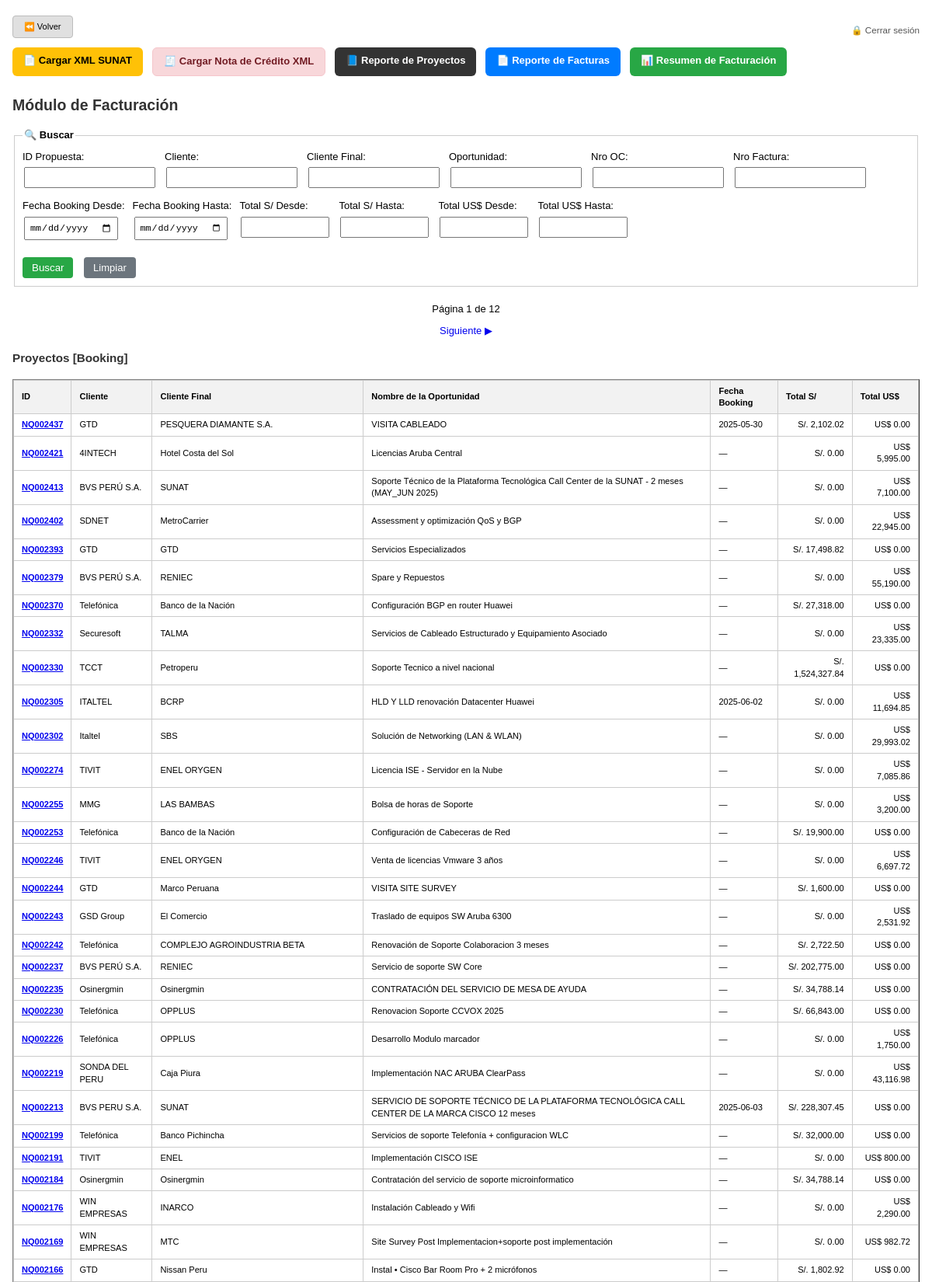
The page /facturacion (signed in, upper part) on the database its author committed.
### tables this page shows
CREATE TABLE propuestas (
    id TEXT PRIMARY KEY,
    nro_antiguo TEXT,
    fecha_solicitud DATE,
    fecha_actualizacion DATE,
    cliente TEXT,
    cliente_final TEXT,
    nombre_oportunidad TEXT,
    account_manager TEXT,
    contacto_cliente TEXT,
    preventa_asignado TEXT,
    probabilidad_cierre REAL,
    status TEXT,
    cierre_soles REAL,
    cierre_dolares REAL,
    comentarios TEXT
);

### app.py (the view, shortened to what this page needs)
@app.route('/facturacion')
def facturacion_index():
    filtros = request.args.to_dict()
    pagina = int(request.args.get("pagina", 1))
    filas_por_pagina = 50
    offset = (pagina - 1) * filas_por_pagina
    ordenes, facturas = facturacion_service.obtener_todo_facturacion()
    print("🔍 Total ordenes de compra recibidas:", len(ordenes))
    for oc in ordenes[:5]:
        print(f"🧾 OC ID: {oc['id_oc']} | Propuesta: {oc['id_propuesta']} | Monto: {oc['monto_oc']} {oc['moneda']}")
    propuestas_completas = leer_propuestas(
        filtros={"status": "Booking"},
        pagina=1,
        filas_por_pagina=10000  # trae todas
    )
    from services.propuesta_service import leer_logs_propuesta
    from datetime import datetime
    logs_por_propuesta = {p.id: leer_logs_propuesta(p.id) for p in propuestas_completas}
    for p in propuestas_completas:
        fecha_booking = ""
        for log in logs_por_propuesta.get(p.id, []):
            if log["campo"] == "status" and log["valor_nuevo"].strip().lower() == "booking":
                fecha_booking = log["fecha"][:10]  # YYYY-MM-DD
                break
        p.fecha_booking = fecha_booking if fecha_booking else None
        ocs = [oc for oc in ordenes if oc["id_propuesta"] == p.id]
        p.total_soles = sum(float(oc["monto_oc"]) for oc in ocs if oc["moneda"] == "S/")
        p.total_dolares = sum(float(oc["monto_oc"]) for oc in ocs if oc["moneda"] == "US$")
    propuestas_filtradas = propuestas_completas
    if filtros.get("nro_oc"):
        nro_oc = filtros["nro_oc"].lower()
        oc_encontradas = [oc for oc in ordenes if nro_oc in oc["nro_oc"].lower()]
        ids_propuesta_oc = set(oc["id_propuesta"] for oc in oc_encontradas)
        propuestas_filtradas = [p for p in propuestas_filtradas if p.id in ids_propuesta_oc]
        ordenes = oc_encontradas
    if filtros.get("id_propuesta"):
        propuestas_filtradas = [p for p in propuestas_filtradas if filtros["id_propuesta"].lower() in p.id.lower()]
    if filtros.get("cliente"):
        propuestas_filtradas = [p for p in propuestas_filtradas if filtros["cliente"].lower() in p.cliente.lower()]
    if filtros.get("cliente_final"):
        propuestas_filtradas = [p for p in propuestas_filtradas if filtros["cliente_final"].lower() in p.cliente_final.lower()]
    if filtros.get("nombre_oportunidad"):
        propuestas_filtradas = [p for p in propuestas_filtradas if filtros["nombre_oportunidad"].lower() in p.nombre_oportunidad.lower()]
    if filtros.get("fecha_booking_desde"):
        propuestas_filtradas = [
            p for p in propuestas_filtradas
            if p.fecha_booking and p.fecha_booking >= filtros["fecha_booking_desde"]
        ]
    if filtros.get("fecha_booking_hasta"):
        propuestas_filtradas = [
            p for p in propuestas_filtradas
            if p.fecha_booking and p.fecha_booking <= filtros["fecha_booking_hasta"]
        ]
    if filtros.get("min_soles"):
        propuestas_filtradas = [p for p in propuestas_filtradas if (p.total_soles or 0) >= float(filtros["min_soles"])]
    if filtros.get("max_soles"):
        propuestas_filtradas = [p for p in propuestas_filtradas if (p.total_soles or 0) <= float(filtros["max_soles"])]
    if filtros.get("min_dolares"):
        propuestas_filtradas = [p for p in propuestas_filtradas if (p.total_dolares or 0) >= float(filtros["min_dolares"])]
    if filtros.get("max_dolares"):
        propuestas_filtradas = [p for p in propuestas_filtradas if (p.total_dolares or 0) <= float(filtros["max_dolares"])]
    sort_key = filtros.get("sort")
    sort_order = filtros.get("order", "asc")
    total_propuestas = len(propuestas_filtradas)
    propuestas_paginadas = propuestas_filtradas[offset:offset + filas_por_pagina]
    filtros_sin_pagina = {k: v for k, v in filtros.items() if k != "pagina"}
    query_string_base = urlencode(filtros_sin_pagina)
    return render_template(
        'facturacion/facturacion_index.html',
        ordenes=ordenes,
        facturas=facturas,
        propuestas=propuestas_paginadas,
        pagina_actual=pagina,
        total_paginas=(total_propuestas + filas_por_pagina - 1) // filas_por_pagina,
        mostrar_volver=True,
        query_string_base=query_string_base
    )
    print(">> FILTROS ACTIVOS:", filtros)
    print(">> Ejemplo propuesta:",
          propuestas_filtradas[0].__dict__ if propuestas_filtradas else "ninguna propuesta pasa")

### app.py (called while the page is built)
@app.before_request
def verificar_acceso():
    rutas_publicas = ["/login", "/static", "/favicon.ico"]
    if not session.get("usuario_id"):
        if not any(request.path.startswith(r) for r in rutas_publicas):
            return redirect(url_for('login'))

### services/facturacion_service.py (called while the page is built)
def obtener_todo_facturacion():
    conn = get_db_connection()
    cursor = conn.cursor()
    cursor.execute("SELECT * FROM ordenes_compra")
    ordenes = cursor.fetchall()
    cursor.execute("SELECT * FROM facturas")
    facturas = cursor.fetchall()
    conn.close()
    return ordenes, facturas

### services/propuesta_service.py (called while the page is built)
def leer_logs_propuesta(id_propuesta):
    conn = get_db_connection()
    cursor = conn.cursor()
    cursor.execute("""
        SELECT campo, valor_anterior, valor_nuevo, usuario, fecha
        FROM logs_propuesta
        WHERE id_propuesta = ?
        ORDER BY fecha DESC
    """, (id_propuesta,))
    logs = cursor.fetchall()
    conn.close()
    return logs

### utils/db_connection.py (called while the page is built)
def get_db_connection():
    base_dir = os.path.dirname(os.path.abspath(__file__))
    db_path = os.path.join(base_dir, '..', 'database', 'crm_database.db')
    conn = sqlite3.connect(db_path)
    conn.row_factory = sqlite3.Row  # ✅ Esto permite acceder a las columnas por nombre
    conn.execute("PRAGMA foreign_keys = ON")  # ✅ Activar claves foráneas
    return conn

### templates/facturacion/facturacion_index.html (shortened to what this page needs)
{% extends 'base.html' %}
{% block content %}
<div style="display: flex; gap: 12px; margin-bottom: 24px;">
  <a href="{{ url_for('importar_factura_xml') }}"
     style="padding: 8px 14px; background-color: #ffc107; color: black; text-decoration: none; border-radius: 6px; font-weight: bold;">
    📄 Cargar XML SUNAT
  </a>
  <a href="{{ url_for('importar_nc_xml') }}"
     style="padding: 8px 14px; background-color: #f8d7da; color: #721c24; text-decoration: none; border-radius: 6px; font-weight: bold; border: 1px solid #f5c6cb;">
    🧾 Cargar Nota de Crédito XML
  </a>
  <a href="{{ url_for('facturacion_reporte_proyectos') }}"
     style="padding: 8px 14px; background-color: #333333; color: white; text-decoration: none; border-radius: 6px; font-weight: bold;">
    📘 Reporte de Proyectos
  </a>
  <a href="{{ url_for('facturacion_reporte_facturas') }}"
     style="padding: 8px 14px; background-color: #007bff; color: white; text-decoration: none; border-radius: 6px; font-weight: bold;">
    📄 Reporte de Facturas
  </a>
  <a href="{{ url_for('facturacion_resumen') }}"
     style="padding: 8px 14px; background-color: #28a745; color: white; text-decoration: none; border-radius: 6px; font-weight: bold;">
    📊 Resumen de Facturación
  </a>
</div>
<h2>Módulo de Facturación</h2>
<form method="GET" action="{{ url_for('facturacion_index') }}" style="margin-bottom: 20px;">
  <fieldset style="border: 1px solid #ccc; padding: 10px;">
    <legend><strong>🔍 Buscar</strong></legend>
    <div style="display: flex; flex-wrap: wrap; gap: 10px; max-width: 100%; align-items: flex-start;">
      <label>ID Propuesta:<br>
        <input type="text" name="id_propuesta" value="{{ request.args.get('id_propuesta', '') }}">
      </label>
      <label>Cliente:<br>
        <input type="text" name="cliente" value="{{ request.args.get('cliente', '') }}">
      </label>
      <label>Cliente Final:<br>
        <input type="text" name="cliente_final" value="{{ request.args.get('cliente_final', '') }}">
      </label>
      <label>Oportunidad:<br>
        <input type="text" name="nombre_oportunidad" value="{{ request.args.get('nombre_oportunidad', '') }}">
      </label>
      <label>Nro OC:<br>
        <input type="text" name="nro_oc" value="{{ request.args.get('nro_oc', '') }}">
      </label>
      <label>Nro Factura:<br>
        <input type="text" name="nro_factura" value="{{ request.args.get('nro_factura', '') }}">
      </label>
      <label>Fecha Booking Desde:<br>
        <input type="date" name="fecha_booking_desde" value="{{ request.args.get('fecha_booking_desde', '') }}">
      </label>
      <label>Fecha Booking Hasta:<br>
        <input type="date" name="fecha_booking_hasta" value="{{ request.args.get('fecha_booking_hasta', '') }}">
      </label>
      <label>Total S/ Desde:<br>
        <input type="number" step="0.01" name="min_soles" style="width: 100px;" value="{{ request.args.get('min_soles', '') }}">
      </label>
      <label>Total S/ Hasta:<br>
        <input type="number" step="0.01" name="max_soles" style="width: 100px;" value="{{ request.args.get('max_soles', '') }}">
      </label>
      <label>Total US$ Desde:<br>
        <input type="number" step="0.01" name="min_dolares" style="width: 100px;" value="{{ request.args.get('min_dolares', '') }}">
      </label>
      <label>Total US$ Hasta:<br>
        <input type="number" step="0.01" name="max_dolares" style="width: 100px;" value="{{ request.args.get('max_dolares', '') }}">
      </label>
    </div>
    <br>
    <button type="submit" style="background-color: #28a745; color: white; border: none; padding: 6px 12px; border-radius: 4px; cursor: pointer;">
      Buscar
    </button>
    <a href="{{ url_for('facturacion_index') }}" style="margin-left: 10px; padding: 6px 12px; background-color: #6c757d; color: white; text-decoration: none; border-radius: 4px;">Limpiar</a>
  </fieldset>
</form>
<div style="margin-top: 20px; text-align: center;">
  Página {{ pagina_actual }} de {{ total_paginas }}
  <div style="margin-top: 10px;">
    {% if pagina_actual < total_paginas %}
      <a href="{{ url_for('facturacion_index') }}?{{ query_string_base }}&pagina={{ pagina_actual + 1 }}"
         style="text-decoration: none;">Siguiente ▶</a>
    {% endif %}
  </div>
</div>
<h3>Proyectos [Booking]</h3>
{% if propuestas %}
  <table border="1" cellpadding="5">
    {% set base_url = request.path %}
    {% set current_sort = request.args.get('sort', '') %}
    {% set current_order = request.args.get('order', 'asc') %}
    {% set filtered_query = request.query_string.decode('utf-8') %}
    {% set filtered_query = filtered_query | replace('sort=' ~ current_sort, '') | replace('order=' ~ current_order, '') %}
    {% set filtered_query = filtered_query | replace('&&', '&') | replace('?&', '?') %}
    <thead>
      <tr>
        {% for col, label in [
          ('id', 'ID'),
          ('cliente', 'Cliente'),
          ('cliente_final', 'Cliente Final'),
          ('nombre_oportunidad', 'Nombre de la Oportunidad'),
          ('fecha_booking', 'Fecha Booking'),
          ('total_soles', 'Total S/'),
          ('total_dolares', 'Total US$')
        ] %}
        <th>
          <a href="{{ base_url }}?{{ filtered_query | urlencode }}&sort={{ col }}&order={{ 'asc' if current_sort != col or current_order == 'desc' else 'desc' }}"
             style="text-decoration: none; color: inherit;">
            {{ label }}
          </a>
        </th>
        {% endfor %}
      </tr>
    </thead>
    <tbody>
      {% for p in propuestas %}
      <tr>
        <td>
          <a href="javascript:void(0);" onclick="toggleDetalles('{{ p.id }}')">
            <strong>{{ p.id }}</strong>
          </a>
        </td>
        <td>{{ p.cliente }}</td>
        <td>{{ p.cliente_final }}</td>
        <td>{{ p.nombre_oportunidad }}</td>
        <td>{{ p.fecha_booking or "—" }}</td>
        <td style="text-align: right;">S/. {{ "{:,.2f}".format(p.total_soles or 0) }}</td>
        <td style="text-align: right;">US$ {{ "{:,.2f}".format(p.total_dolares or 0) }}</td>
      </tr>
      {% endfor %}
    </tbody>
  </table>
{% else %}
  <p>No hay propuestas con status Booking.</p>
{% endif %}
{% endblock %}

### templates/base.html (style rules this page uses)
html { font-size: 13px; }
body { font-family: Arial, sans-serif; margin: 16px; line-height: 1.4; }
h1, h2, h3 { color: #333; margin-bottom: 16px; }
table { border-collapse: collapse; width: 100%; max-width: 100%; overflow-x: auto; display: block; }
th, td { padding: 6px 10px; border: 1px solid #ccc; text-align: left; font-size: 0.85rem; }
th { background-color: #f2f2f2; }
input[type="text"], input[type="date"], input[type="number"], select { padding: 5px; margin: 4px 2px; font-size: 0.9rem; max-width: 100%; }

### rows shown on the page
propuestas: id "NQ002437", cliente "GTD", cliente_final "PESQUERA DIAMANTE S.A.", nombre_oportunidad "VISITA CABLEADO", fecha_booking "2025-05-30", total_soles "2,102.02", total_dolares "0.00"
propuestas: id "NQ002421", cliente "4INTECH", cliente_final "Hotel Costa del Sol", nombre_oportunidad "Licencias Aruba Central", fecha_booking "—", total_soles "0.00", total_dolares "5,995.00"
propuestas: id "NQ002413", cliente "BVS PERÚ S.A.", cliente_final "SUNAT", nombre_oportunidad "Soporte Técnico de la Plataforma Tecnológica Call Center de la SUNAT - 2 meses (MAY_JUN 2025)", fecha_booking "—", total_soles "0.00", total_dolares "7,100.00"
propuestas: id "NQ002402", cliente "SDNET", cliente_final "MetroCarrier", nombre_oportunidad "Assessment y optimización QoS y BGP", fecha_booking "—", total_soles "0.00", total_dolares "22,945.00"
propuestas: id "NQ002393", cliente "GTD", cliente_final "GTD", nombre_oportunidad "Servicios Especializados", fecha_booking "—", total_soles "17,498.82", total_dolares "0.00"
propuestas: id "NQ002379", cliente "BVS PERÚ S.A.", cliente_final "RENIEC", nombre_oportunidad "Spare y Repuestos", fecha_booking "—", total_soles "0.00", total_dolares "55,190.00"
propuestas: id "NQ002370", cliente "Telefónica", cliente_final "Banco de la Nación", nombre_oportunidad "Configuración BGP en router Huawei", fecha_booking "—", total_soles "27,318.00", total_dolares "0.00"
propuestas: id "NQ002332", cliente "Securesoft", cliente_final "TALMA", nombre_oportunidad "Servicios de Cableado Estructurado y Equipamiento Asociado", fecha_booking "—", total_soles "0.00", total_dolares "23,335.00"
propuestas: id "NQ002330", cliente "TCCT", cliente_final "Petroperu", nombre_oportunidad "Soporte Tecnico a nivel nacional", fecha_booking "—", total_soles "1,524,327.84", total_dolares "0.00"
propuestas: id "NQ002305", cliente "ITALTEL", cliente_final "BCRP", nombre_oportunidad "HLD Y LLD renovación Datacenter Huawei", fecha_booking "2025-06-02", total_soles "0.00", total_dolares "11,694.85"
propuestas: id "NQ002302", cliente "Italtel", cliente_final "SBS", nombre_oportunidad "Solución de Networking (LAN & WLAN)", fecha_booking "—", total_soles "0.00", total_dolares "29,993.02"
propuestas: id "NQ002274", cliente "TIVIT", cliente_final "ENEL ORYGEN", nombre_oportunidad "Licencia ISE - Servidor en la Nube", fecha_booking "—", total_soles "0.00", total_dolares "7,085.86"
propuestas: id "NQ002255", cliente "MMG", cliente_final "LAS BAMBAS", nombre_oportunidad "Bolsa de horas de Soporte", fecha_booking "—", total_soles "0.00", total_dolares "3,200.00"
propuestas: id "NQ002253", cliente "Telefónica", cliente_final "Banco de la Nación", nombre_oportunidad "Configuración de Cabeceras de Red", fecha_booking "—", total_soles "19,900.00", total_dolares "0.00"
propuestas: id "NQ002246", cliente "TIVIT", cliente_final "ENEL ORYGEN", nombre_oportunidad "Venta de licencias Vmware 3 años", fecha_booking "—", total_soles "0.00", total_dolares "6,697.72"
propuestas: id "NQ002244", cliente "GTD", cliente_final "Marco Peruana", nombre_oportunidad "VISITA SITE SURVEY", fecha_booking "—", total_soles "1,600.00", total_dolares "0.00"
propuestas: id "NQ002243", cliente "GSD Group", cliente_final "El Comercio", nombre_oportunidad "Traslado de equipos SW Aruba 6300", fecha_booking "—", total_soles "0.00", total_dolares "2,531.92"
propuestas: id "NQ002242", cliente "Telefónica", cliente_final "COMPLEJO AGROINDUSTRIA BETA", nombre_oportunidad "Renovación de Soporte Colaboracion 3 meses", fecha_booking "—", total_soles "2,722.50", total_dolares "0.00"
propuestas: id "NQ002237", cliente "BVS PERÚ S.A.", cliente_final "RENIEC", nombre_oportunidad "Servicio de soporte SW Core", fecha_booking "—", total_soles "202,775.00", total_dolares "0.00"
propuestas: id "NQ002235", cliente "Osinergmin", cliente_final "Osinergmin", nombre_oportunidad "CONTRATACIÓN DEL SERVICIO DE MESA DE AYUDA", fecha_booking "—", total_soles "34,788.14", total_dolares "0.00"
propuestas: id "NQ002230", cliente "Telefónica", cliente_final "OPPLUS", nombre_oportunidad "Renovacion Soporte CCVOX 2025", fecha_booking "—", total_soles "66,843.00", total_dolares "0.00"
propuestas: id "NQ002226", cliente "Telefónica", cliente_final "OPPLUS", nombre_oportunidad "Desarrollo Modulo marcador", fecha_booking "—", total_soles "0.00", total_dolares "1,750.00"
propuestas: id "NQ002219", cliente "SONDA DEL PERU", cliente_final "Caja Piura", nombre_oportunidad "Implementación NAC ARUBA ClearPass", fecha_booking "—", total_soles "0.00", total_dolares "43,116.98"
propuestas: id "NQ002213", cliente "BVS PERU S.A.", cliente_final "SUNAT", nombre_oportunidad "SERVICIO DE SOPORTE TÉCNICO DE LA PLATAFORMA TECNOLÓGICA CALL CENTER DE LA MARCA CISCO 12 meses", fecha_booking "2025-06-03", total_soles "228,307.45", total_dolares "0.00"
propuestas: id "NQ002199", cliente "Telefónica", cliente_final "Banco Pichincha", nombre_oportunidad "Servicios de soporte Telefonía + configuracion WLC", fecha_booking "—", total_soles "32,000.00", total_dolares "0.00"
propuestas: id "NQ002191", cliente "TIVIT", cliente_final "ENEL", nombre_oportunidad "Implementación CISCO ISE", fecha_booking "—", total_soles "0.00", total_dolares "800.00"
propuestas: id "NQ002184", cliente "Osinergmin", cliente_final "Osinergmin", nombre_oportunidad "Contratación del servicio de soporte microinformatico", fecha_booking "—", total_soles "34,788.14", total_dolares "0.00"
propuestas: id "NQ002176", cliente "WIN EMPRESAS", cliente_final "INARCO", nombre_oportunidad "Instalación Cableado y Wifi", fecha_booking "—", total_soles "0.00", total_dolares "2,290.00"
propuestas: id "NQ002169", cliente "WIN EMPRESAS", cliente_final "MTC", nombre_oportunidad "Site Survey Post Implementacion+soporte post implementación", fecha_booking "—", total_soles "0.00", total_dolares "982.72"
propuestas: id "NQ002166", cliente "GTD", cliente_final "Nissan Peru", nombre_oportunidad "Instal • Cisco Bar Room Pro + 2 micrófonos", fecha_booking "—", total_soles "1,802.92", total_dolares "0.00"

### other values the page prints
{{ pagina_actual }} "1"
{{ total_paginas }} "12"
{{ label }} "ID" "Cliente" "Cliente Final" "Nombre de la Oportunidad" "Fecha Booking" "Total S/" "Total US$"
